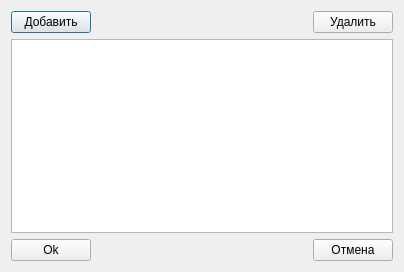
<?xml version="1.0" encoding="UTF-8"?>
<ui version="4.0">
 <class>ProductCategoryManager</class>
 <widget class="QDialog" name="ProductCategoryManager">
  <property name="geometry">
   <rect>
    <x>0</x>
    <y>0</y>
    <width>404</width>
    <height>272</height>
   </rect>
  </property>
  <property name="windowTitle">
   <string>Управление категориями товаров</string>
  </property>
  <layout class="QGridLayout" name="gridLayout">
   <item row="0" column="0">
    <layout class="QHBoxLayout" name="horizontalLayout_2">
     <item>
      <widget class="QPushButton" name="pushButtonAdd">
       <property name="text">
        <string>Добавить</string>
       </property>
      </widget>
     </item>
     <item>
      <spacer name="horizontalSpacer">
       <property name="orientation">
        <enum>Qt::Horizontal</enum>
       </property>
       <property name="sizeHint" stdset="0">
        <size>
         <width>216</width>
         <height>20</height>
        </size>
       </property>
      </spacer>
     </item>
     <item>
      <widget class="QPushButton" name="pushButtonRemove">
       <property name="text">
        <string>Удалить</string>
       </property>
      </widget>
     </item>
    </layout>
   </item>
   <item row="1" column="0">
    <widget class="QTreeView" name="treeView">
     <property name="alternatingRowColors">
      <bool>true</bool>
     </property>
     <property name="indentation">
      <number>7</number>
     </property>
    </widget>
   </item>
   <item row="2" column="0">
    <layout class="QHBoxLayout" name="horizontalLayout">
     <item>
      <widget class="QPushButton" name="pushButtonOk">
       <property name="text">
        <string>Ok</string>
       </property>
      </widget>
     </item>
     <item>
      <spacer name="horizontalSpacer_2">
       <property name="orientation">
        <enum>Qt::Horizontal</enum>
       </property>
       <property name="sizeHint" stdset="0">
        <size>
         <width>222</width>
         <height>20</height>
        </size>
       </property>
      </spacer>
     </item>
     <item>
      <widget class="QPushButton" name="pushButtonCancel">
       <property name="text">
        <string>Отмена</string>
       </property>
      </widget>
     </item>
    </layout>
   </item>
  </layout>
 </widget>
 <resources/>
 <connections/>
</ui>
